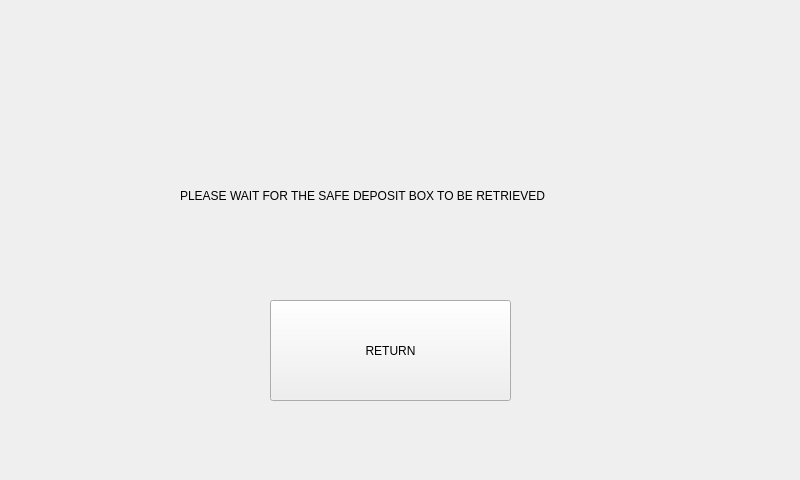
<?xml version="1.0" encoding="UTF-8"?>
<ui version="4.0">
 <class>BoxRetrieval</class>
 <widget class="QWidget" name="BoxRetrieval">
  <property name="geometry">
   <rect>
    <x>0</x>
    <y>0</y>
    <width>800</width>
    <height>480</height>
   </rect>
  </property>
  <property name="windowTitle">
   <string>Form</string>
  </property>
  <widget class="QPushButton" name="returnButton">
   <property name="geometry">
    <rect>
     <x>270</x>
     <y>300</y>
     <width>241</width>
     <height>101</height>
    </rect>
   </property>
   <property name="text">
    <string>RETURN</string>
   </property>
  </widget>
  <widget class="QLabel" name="msgLabel">
   <property name="geometry">
    <rect>
     <x>180</x>
     <y>170</y>
     <width>561</width>
     <height>51</height>
    </rect>
   </property>
   <property name="text">
    <string>PLEASE WAIT FOR THE SAFE DEPOSIT BOX TO BE RETRIEVED</string>
   </property>
  </widget>
 </widget>
 <resources/>
 <connections/>
</ui>
